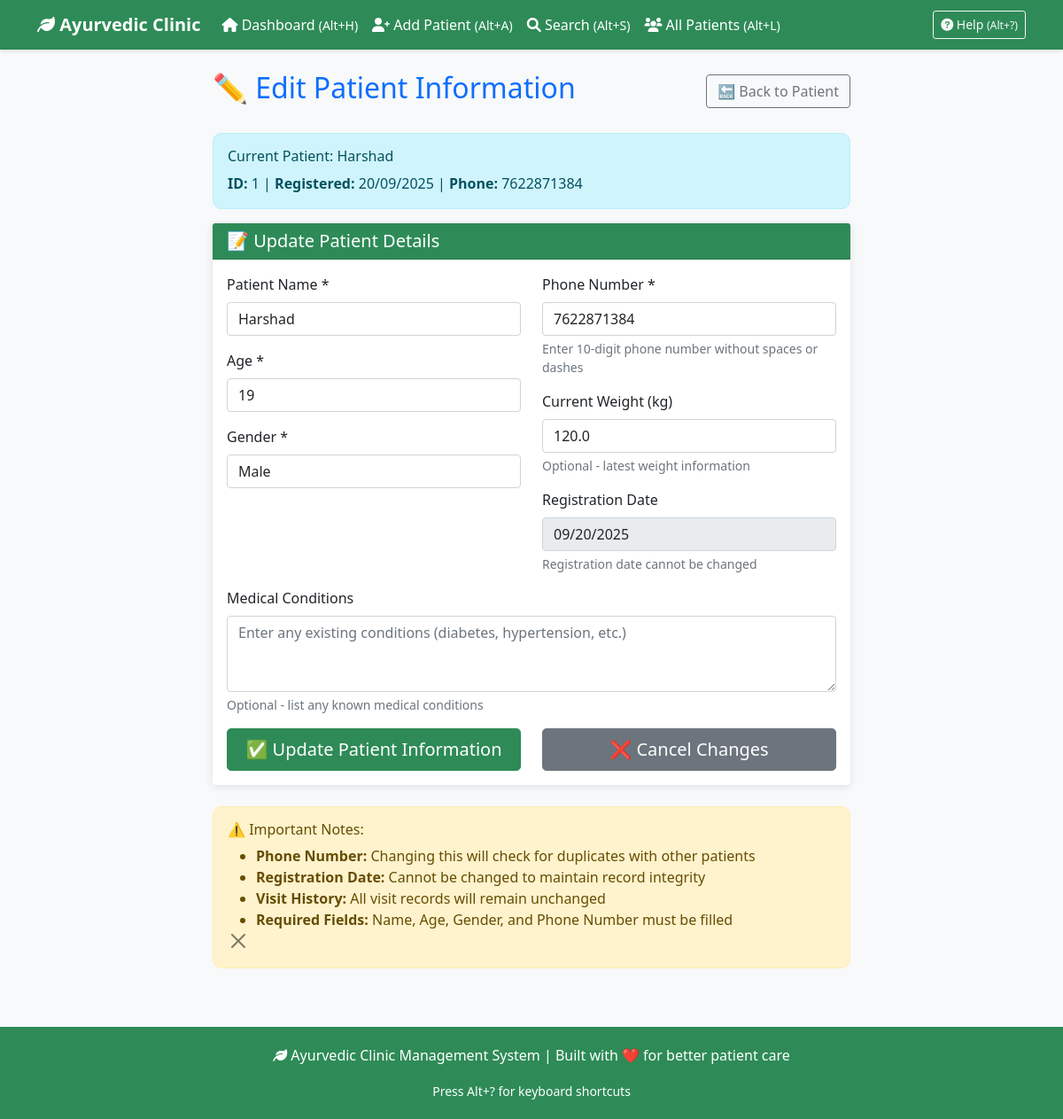
The app's page /edit_patient/1 with its own data.
### tables this page shows
CREATE TABLE patients (
                patient_id INTEGER PRIMARY KEY AUTOINCREMENT,
                name TEXT NOT NULL,
                age INTEGER NOT NULL,
                gender TEXT NOT NULL,
                phone TEXT UNIQUE NOT NULL,
                weight REAL,
                conditions TEXT,
                created_date TIMESTAMP DEFAULT CURRENT_TIMESTAMP,
                updated_date TIMESTAMP DEFAULT CURRENT_TIMESTAMP
            , is_deleted BOOLEAN DEFAULT 0);

### flask_app.py (the view, shortened to what this page needs)
@app.route('/edit_patient/<int:patient_id>', methods=['GET', 'POST'])
def edit_patient(patient_id):
    patient = get_patient_by_id(patient_id)
    if not patient:
        flash('Patient not found', 'error')
        return redirect(url_for('dashboard'))
    return render_template('edit_patient.html', patient=patient)

### modules/database.py (called while the page is built)
def format_date_for_display(date_str: str) -> str:
    try:
        if date_str:
            date_obj = datetime.strptime(date_str[:10], '%Y-%m-%d')
            return date_obj.strftime('%d/%m/%Y')
        return ""
    except:
        return date_str

### templates/edit_patient.html (shortened to what this page needs)
{% extends "base.html" %}
{% block content %}
<div class="container mt-4">
    <div class="row justify-content-center">
        <div class="col-md-8">
            <div class="d-flex justify-content-between align-items-center mb-4">
                <h2 class="text-primary">✏️ Edit Patient Information</h2>
                <a href="{{ url_for('patient_details', patient_id=patient.patient_id) }}" class="btn btn-outline-secondary">
                    🔙 Back to Patient
                </a>
            </div>
            <div class="alert alert-info" role="alert">
                <h6 class="alert-heading">Current Patient: {{ patient.name }}</h6>
                <p class="mb-0">
                    <strong>ID:</strong> {{ patient.patient_id }} |
                    <strong>Registered:</strong> {{ patient.created_date_formatted }} |
                    <strong>Phone:</strong> {{ patient.phone }}
                </p>
            </div>
            <div class="card">
                <div class="card-header">
                    <h5 class="mb-0">📝 Update Patient Details</h5>
                </div>
                <div class="card-body">
                    <form method="POST">
                        <div class="row">
                            <div class="col-md-6">
                                <div class="mb-3">
                                    <label for="name" class="form-label">Patient Name *</label>
                                    <input type="text" class="form-control" id="name" name="name"
                                           placeholder="Enter full name"
                                           value="{{ form_data.name if form_data else patient.name }}" required>
                                </div>
                                <div class="mb-3">
                                    <label for="age" class="form-label">Age *</label>
                                    <input type="number" class="form-control" id="age" name="age"
                                           min="0" max="150"
                                           value="{{ form_data.age if form_data and form_data.age else patient.age }}" required>
                                </div>
                                <div class="mb-3">
                                    <label for="gender" class="form-label">Gender *</label>
                                    <select class="form-control" id="gender" name="gender" required>
                                        {% set current_gender = form_data.gender if form_data else patient.gender %}
                                        <option value="Male" {{ 'selected' if current_gender == 'Male' else '' }}>Male</option>
                                    </select>
                                </div>
                            </div>
                            <div class="col-md-6">
                                <div class="mb-3">
                                    <label for="phone" class="form-label">Phone Number *</label>
                                    <input type="tel" class="form-control" id="phone" name="phone"
                                           placeholder="Enter 10-digit phone number" pattern="[0-9]{10}"
                                           maxlength="10" value="{{ form_data.phone if form_data else patient.phone }}" required>
                                    <div class="form-text">Enter 10-digit phone number without spaces or dashes</div>
                                </div>
                                <div class="mb-3">
                                    <label for="weight" class="form-label">Current Weight (kg)</label>
                                    <input type="number" class="form-control" id="weight" name="weight"
                                           step="0.1" min="0" placeholder="Enter weight in kg"
                                           value="{{ form_data.weight if form_data and form_data.weight else (patient.weight if patient.weight else '') }}">
                                    <div class="form-text">Optional - latest weight information</div>
                                </div>
                                <div class="mb-3">
                                    <label for="registration_date" class="form-label">Registration Date</label>
                                    <input type="date" class="form-control" id="registration_date"
                                           name="registration_date" value="{{ patient.created_date[:10] }}" disabled>
                                    <div class="form-text">Registration date cannot be changed</div>
                                </div>
                            </div>
                        </div>
                        <div class="mb-3">
                            <label for="conditions" class="form-label">Medical Conditions</label>
                            <textarea class="form-control" id="conditions" name="conditions" rows="3"
                                      placeholder="Enter any existing conditions (diabetes, hypertension, etc.)">{{ form_data.conditions if form_data else (patient.conditions if patient.conditions else '') }}</textarea>
                            <div class="form-text">Optional - list any known medical conditions</div>
                        </div>
                        <div class="row">
                            <div class="col-md-6">
                                <div class="d-grid">
                                    <button type="submit" class="btn btn-primary btn-lg">
                                        ✅ Update Patient Information
                                    </button>
                                </div>
                            </div>
                            <div class="col-md-6">
                                <div class="d-grid">
                                    <a href="{{ url_for('patient_details', patient_id=patient.patient_id) }}"
                                       class="btn btn-secondary btn-lg">
                                        ❌ Cancel Changes
                                    </a>
                                </div>
                            </div>
                        </div>
                    </form>
                </div>
            </div>
            <div class="alert alert-warning mt-4" role="alert">
                <h6 class="alert-heading">⚠️ Important Notes:</h6>
                <ul class="mb-0">
                    <li><strong>Phone Number:</strong> Changing this will check for duplicates with other patients</li>
                    <li><strong>Registration Date:</strong> Cannot be changed to maintain record integrity</li>
                    <li><strong>Visit History:</strong> All visit records will remain unchanged</li>
                    <li><strong>Required Fields:</strong> Name, Age, Gender, and Phone Number must be filled</li>
                </ul>
            </div>
        </div>
    </div>
</div>
{% endblock %}

### templates/base.html (style rules this page uses)
body { background-color: #f8f9fa; font-family: 'Segoe UI', Tahoma, Geneva, Verdana, sans-serif; }
.card { border: none; box-shadow: 0 2px 10px rgba(0,0,0,0.1); margin-bottom: 20px; }
.card-header { background-color: #2E8B57; color: white; font-weight: bold; }
.btn-primary { background-color: #2E8B57; border-color: #2E8B57; }
.alert { border-radius: 10px; }

### records on screen
patients: name "Harshad", patient_id "1", phone "7622871384", age "19", weight "120.0", registration_date "09/20/2025"

### other values on screen
{{ patient.created_date_formatted }} "20/09/2025"
